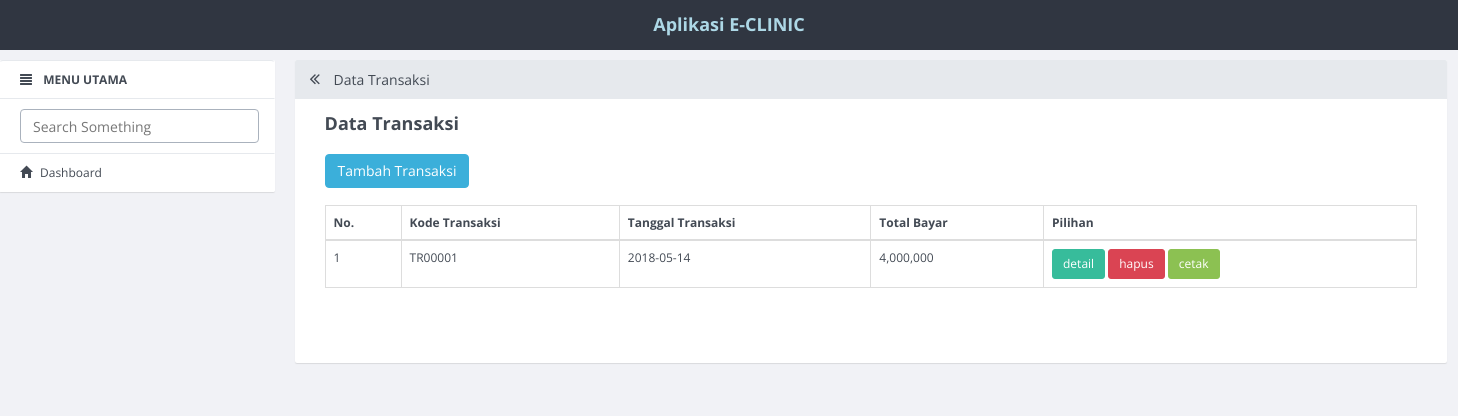
The page /index.php/app/penjualan on the database its author committed.
### tables this page shows
CREATE TABLE `transaksi` (
  `id_transaksi` int(11) NOT NULL AUTO_INCREMENT,
  `kode_transaksi` varchar(10) DEFAULT NULL,
  `tgl_transaksi` date DEFAULT NULL,
  `total_harga` int(11) DEFAULT NULL,
  PRIMARY KEY (`id_transaksi`)
);

### application/controllers/App.php (called while the page is built, shortened)
<?php
class App extends CI_Controller {
				?>
		<?php
	public function penjualan()
	{
		$data = array(
			'konten' => 'penjualan',
			'judul' => 'Data Transaksi',
		);
		$this->load->view('v_index',$data);
	}
}

### index.php (called while the page is built, shortened)
<?php
require_once BASEPATH.'core/CodeIgniter.php';

### application/views/penjualan.php (the view)
<div class="row">
	<div class="col-md-4">
		<a href="app/tambah_penjualan" class="btn btn-primary">Tambah Transaksi</a>
	</div>
	<div class="col-md-4"></div>
	<div class="col-md-4"></div><br><br><br>
	<div class="col-md-12">
		<table class="table table-bordered" style="margin-bottom: 10px" id="example">
			<thead>
				<tr>
					<th>No.</th>
					<th>Kode Transaksi</th>
					<th>Tanggal Transaksi</th>
					<th>Total Bayar</th>
					<th>Pilihan</th>
				</tr>
			</thead>
			<tbody>
				<?php
				$sql = $this->db->query("SELECT * FROM transaksi order by id_transaksi DESC");
				$no = 1;
				foreach ($sql->result() as $row) {
				 ?>
				<tr>
					<td><?php echo $no++; ?></td>
					<td><?php echo $row->kode_transaksi; ?></td>
					<td><?php echo $row->tgl_transaksi; ?></td>
					<td><?php echo number_format($row->total_harga); ?></td>
					<td>
						<a href="app/detail_penjualan/<?php echo $row->kode_transaksi ?>" class="btn btn-info btn-sm">detail</a>
						<a href="app/hapus_penjualan/<?php echo $row->kode_transaksi ?>" class="btn btn-danger btn-sm" onclick="javasciprt: return confirm('Are You Sure ?')">hapus</a>
						<a href="app/cetak_penjualan/<?php echo $row->kode_transaksi ?>" target="_blank" class="btn btn-success btn-sm">cetak</a>
					</td>
				</tr>
				<?php } ?>
			</tbody>
		</table>
	</div>
</div>

### rows shown on the page
transaksi: kode_transaksi "TR00001", tgl_transaksi "2018-05-14", total_harga "4,000,000"

### other values the page prints
$judul "Data Transaksi"
